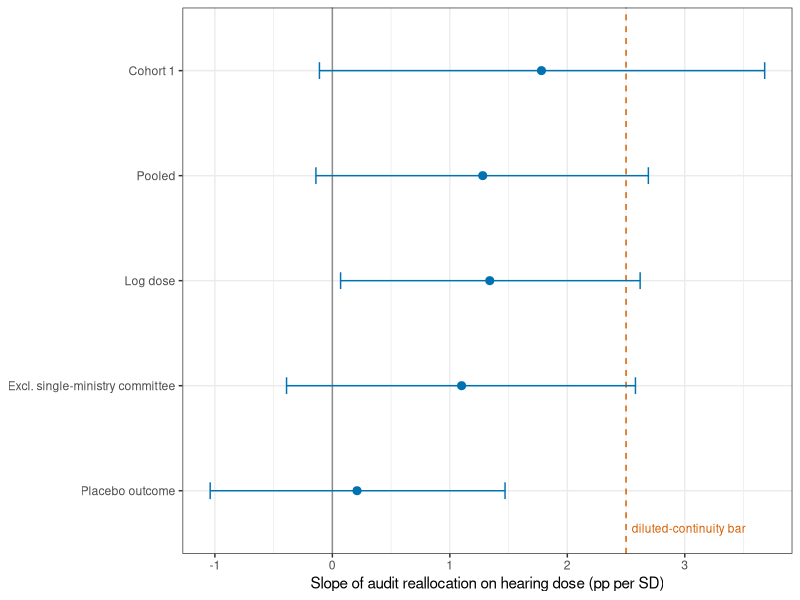
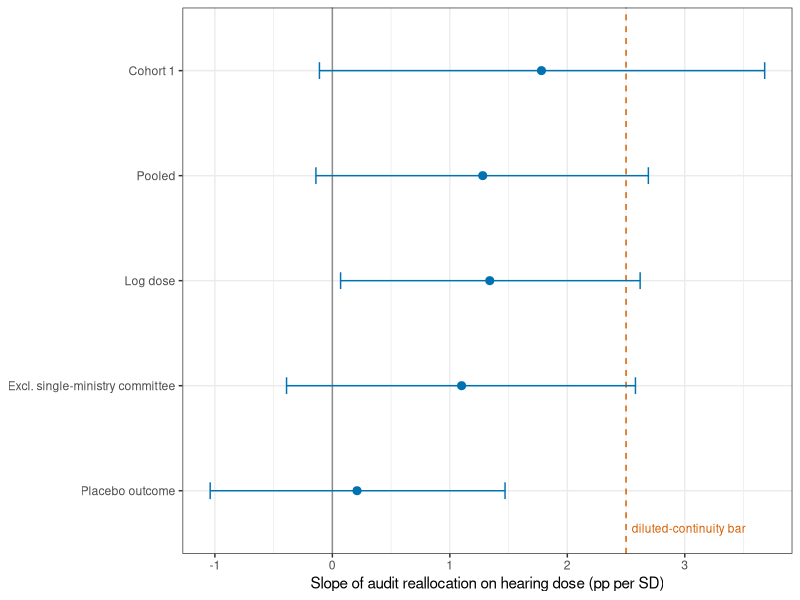

Generate these figures, in order, with R:
# Auto-generated figure for article
Sys.setenv(KBL_DATA = "/Users/kyusik/kna/data/processed")
# Figure 3: within-opposition dose slopes vs the diluted-continuity bar
library(ggplot2)
d <- data.frame(
  spec = c("Cohort 1", "Pooled", "Log dose",
           "Excl. single-ministry committee", "Placebo outcome"),
  est = c(1.78, 1.28, 1.34, 1.10, 0.21),
  lo  = c(-0.11, -0.14, 0.07, -0.39, -1.04),
  hi  = c( 3.68,  2.69, 2.62,  2.58,  1.47)
)
d$spec <- factor(d$spec, levels = rev(d$spec))
ggplot(d, aes(x = est, y = spec)) +
  geom_vline(xintercept = 0, colour = "grey55") +
  geom_vline(xintercept = 2.5, linetype = "dashed", colour = "#D55E00") +
  geom_errorbarh(aes(xmin = lo, xmax = hi), height = 0.16,
                 colour = "#0072B2") +
  geom_point(size = 2.4, colour = "#0072B2") +
  annotate("text", x = 2.5, y = 0.6, label = "diluted-continuity bar",
           hjust = -0.05, vjust = 0, size = 3, colour = "#D55E00") +
  labs(x = "Slope of audit reallocation on hearing dose (pp per SD)",
       y = NULL) +
  theme_bw(base_size = 11)
ggsave("/Users/kyusik/Desktop/kyusik-github/kna-research-agents/articles/figures/2026-08-24_r27/fig_3.pdf", width = 7, height = 4.0)
